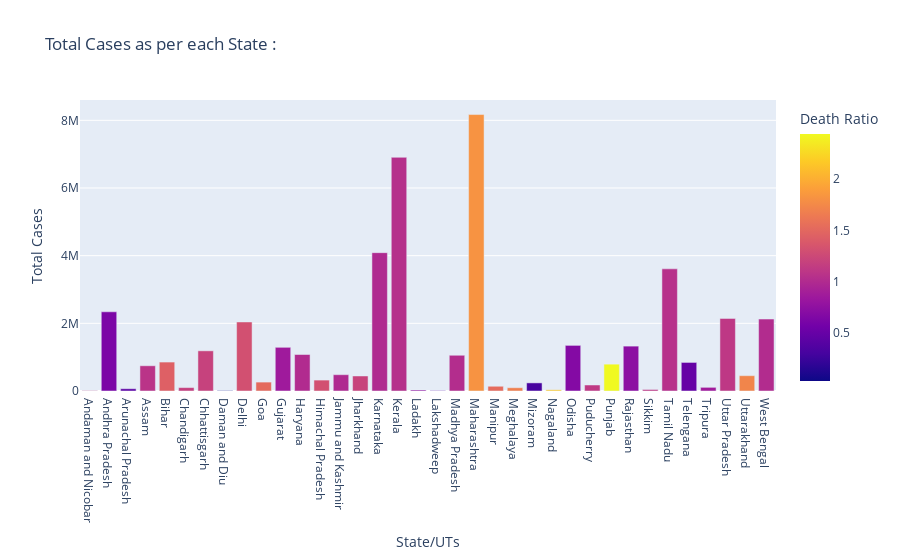

The notebook cell this image was saved under:
### Markdown cell above
**Insight**   
In above plot we can see that Maharastra have maximum number of covid cases.

### Code cell
# Import the necessary libraries
import pandas as pd
import plotly.express as px

# Create a bar plot using Plotly Express
px.bar(df, x="State/UTs", y="Total Cases", color="Death Ratio", title="Total Cases as per each State : ")

### Figure 1 — Plotly figure (JSON) as saved in the notebook; plotly's stock layout.template omitted (floating-point values rounded to 4 significant figures)
{"data": [{"alignmentgroup": "True", "hovertemplate": "State/UTs=%{x}<br>Total Cases=%{y}<br>Death Ratio=%{marker.color}<extra></extra>", "legendgroup": "", "marker": {"color": [1.2, 0.63, 0.44, 1.08, 1.44, 1.18, 1.19, 0.03, 1.31, 1.52, 0.86, 1, 1.31, 0.99, 1.2, 0.99, 1.04, 0.78, 0.46, 1.02, 1.82, 1.53, 1.68, 0.31, 2.17, 0.68, 1.12, 2.44, 0.73, 1.12, 1.05, 0.49, 0.87, 1.11, 1.72, 1.01], "coloraxis": "coloraxis", "pattern": {"shape": ""}}, "name": "", "offsetgroup": "", "orientation": "v", "showlegend": false, "textposition": "auto", "type": "bar", "x": ["Andaman and Nicobar", "Andhra Pradesh", "Arunachal Pradesh", "Assam", "Bihar", "Chandigarh", "Chhattisgarh", "Daman and Diu", "Delhi", "Goa", "Gujarat", "Haryana", "Himachal Pradesh", "Jammu and Kashmir", "Jharkhand", "Karnataka", "Kerala", "Ladakh", "Lakshadweep", "Madhya Pradesh", "Maharashtra", "Manipur", "Meghalaya", "Mizoram", "Nagaland", "Odisha", "Puducherry", "Punjab", "Rajasthan", "Sikkim", "Tamil Nadu", "Telengana", "Tripura", "Uttar Pradesh", "Uttarakhand", "West Bengal"], "xaxis": "x", "y": [10766, 2340676, 67049, 746159, 855267, 100693, 1187695, 11592, 2040910, 263346, 1291383, 1078903, 322905, 482023, 443826, 4088769, 6907241, 29602, 11415, 1056351, 8171048, 140034, 96983, 239560, 36033, 1348409, 177547, 793644, 1326465, 44927, 3610655, 844432, 108493, 2145431, 452571, 2126282], "yaxis": "y"}], "layout": {"autosize": true, "barmode": "relative", "coloraxis": {"colorbar": {"title": {"text": "Death Ratio"}}, "colorscale": [[0, "#0d0887"], [0.1111, "#46039f"], [0.2222, "#7201a8"], [0.3333, "#9c179e"], [0.4444, "#bd3786"], [0.5556, "#d8576b"], [0.6667, "#ed7953"], [0.7778, "#fb9f3a"], [0.8889, "#fdca26"], [1, "#f0f921"]]}, "legend": {"tracegroupgap": 0}, "title": {"text": "Total Cases as per each State : "}, "xaxis": {"anchor": "y", "autorange": true, "domain": [0, 1], "range": [-0.5, 35.5], "title": {"text": "State/UTs"}, "type": "category"}, "yaxis": {"anchor": "x", "autorange": true, "domain": [0, 1], "range": [0, 8601000.0], "title": {"text": "Total Cases"}, "type": "linear"}}}
